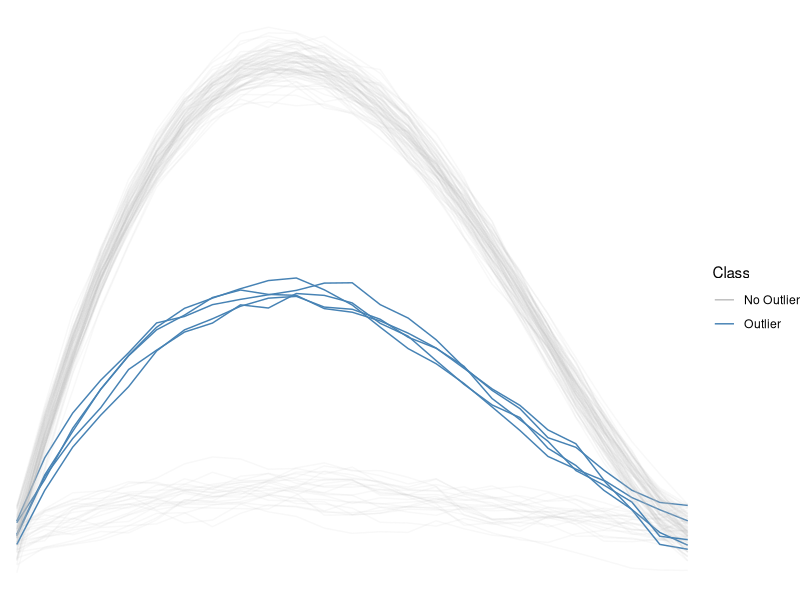
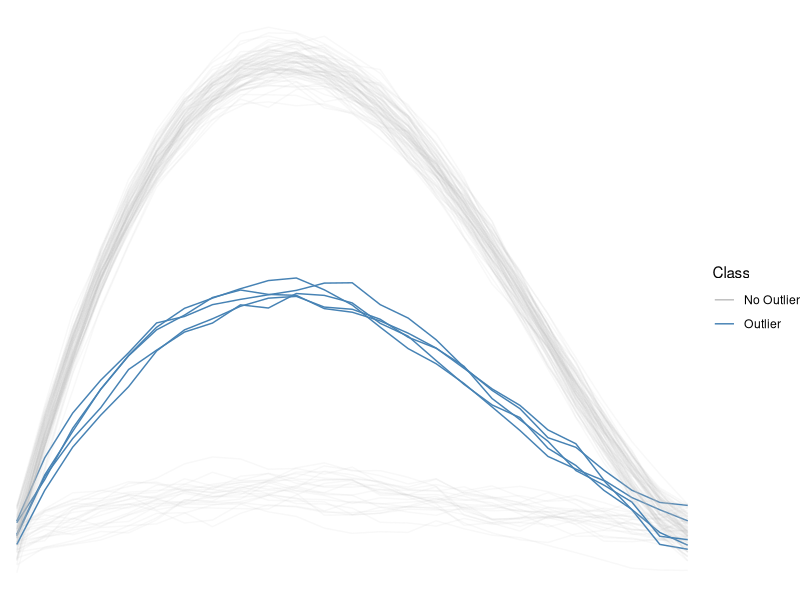
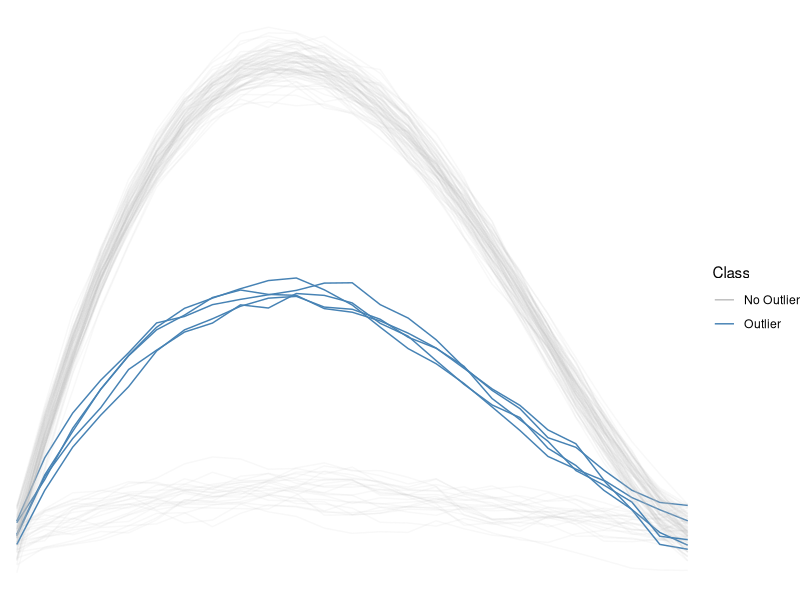
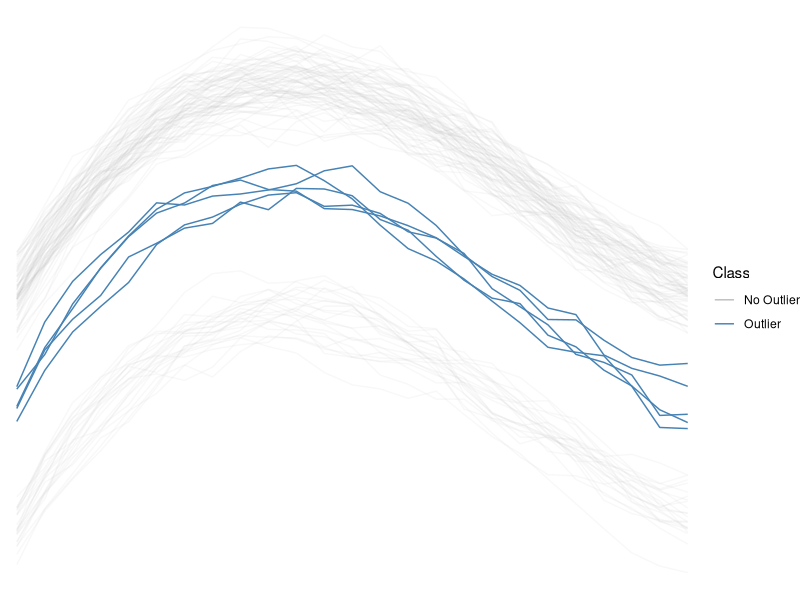
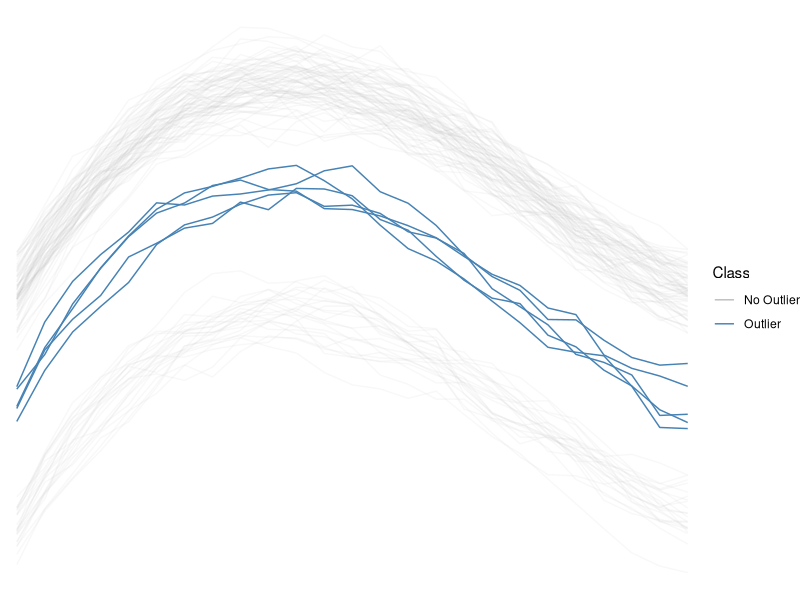
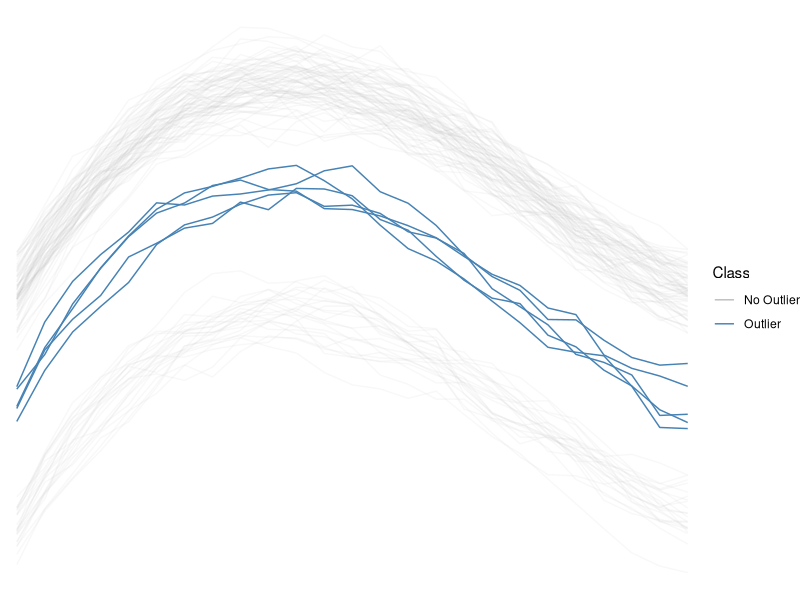
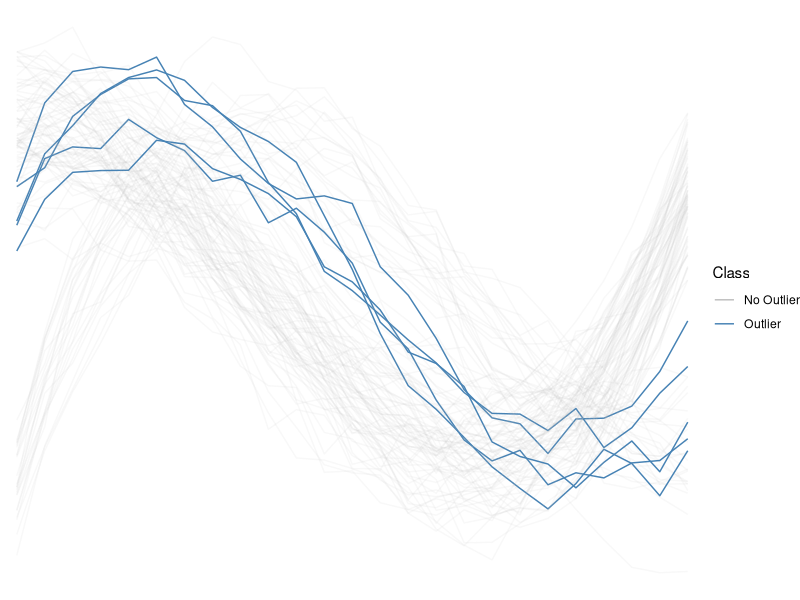
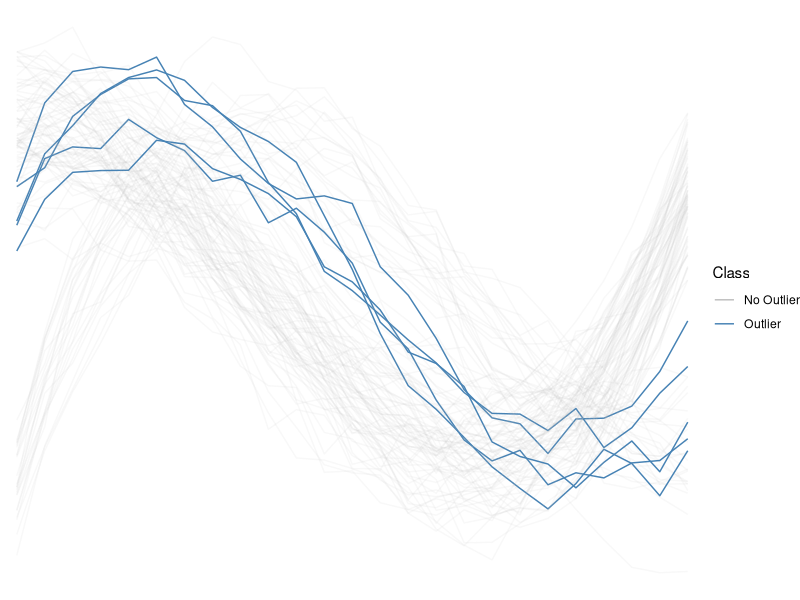

Reproduce these figures in R, in order.
## ---- chunk 1
knitr::opts_chunk$set(echo = TRUE)
## ---- chunk 2
library(tidyverse)
library(reshape2)
library(ggplot2)
## ---- chunk 3
plot_example <- function(y, out, n, type) {
    data = t(y)

    y_labels = rep(0, n)
    y_labels[out] = 1
    
    p_data <- as_tibble(data) %>% add_column(class = y_labels, .before = T) %>% rownames_to_column(var = "id")
    p_values <- as.matrix(p_data[c(-1, -2)])
    
    m_data <- p_data %>% melt(id.vars = c("id", "class"))
    
    g <- ggplot(m_data, aes(x=variable, y=value, group=id)) +
        geom_line(aes(color=factor(class),  alpha=class)) +
        labs(color='Class') +
        theme_void() +
            scale_colour_manual(values=c("gray", "steelblue"), labels=c("No Outlier", "Outlier")) +
        scale_alpha(guide = 'none')
    
    # use type var
    ggsave(file=paste("results/examples/", type, "-example.svg", sep = ""), plot=g, width=5, height=4)
    ggsave(file=paste("results/examples/", type, "-example.png", sep = ""), plot=g, width=5, height=4)
    ggsave(file=paste("results/examples/", type, "-example.pdf", sep = ""), plot=g, width=5, height=4)
    
    g
    
    
}
## ---- chunk 4
set.seed(1234)

out_rate <- .05
p <- 25
n <- 100
cl <- 0.25 #proportion of samples of each cluster (between 0 and 1)
t <- seq(0, 1, len = p)
d <- as.matrix(dist(t, upper = T, diag = T))

# Generate model
t.cov <- 0.3 * exp(-1 / 0.3 * d)  # covariance function in time
L <- chol(t.cov)  # Cholesky decomposition
mu <- 10 * t * (1 - t) ^ (3 / 2)

cluster = "multiple"

### Generate Data
if (cluster == "single") {
    e = matrix(rnorm(n * p), p, n)
    y = mu + t(L) %*% e
} else {
    # Generate model
    e = matrix(rnorm(n * p * cl), p, n * cl)
    y1 = mu + t(L) %*% e
    
    e = matrix(rnorm(n * p * (1 - cl)), p, n * (1 - cl))
    y2 = 10 * mu + t(L) %*% e
    
    y = cbind(y1, y2)
}

### Generate Outliers
out <- sort(sample(1:n, n * out_rate))
for (i in out) {
    e = rnorm(p)
    y[, i] = 5 * mu + t(L) %*% e
}

g <- plot_example(y, out, n, "amplitude")

## ---- chunk 5
set.seed(1234)

out_rate <- .05
p <- 25
n <- 100
cl <- 0.25 #proportion of samples of each cluster (between 0 and 1)
t <- seq(0, 1, len = p)
d <- as.matrix(dist(t, upper = T, diag = T))

# Generate model
t.cov <- 0.3 * exp(-1 / 0.3 * d)  # covariance function in time
L <- chol(t.cov)  # Cholesky decomposition
mu <- 30 * t * (1 - t) ^ (3 / 2)

cluster = "multiple"

### Generate Data
if (cluster == "single") {
    e = matrix(rnorm(n * p), p, n)
    y = mu + t(L) %*% e
} else {
    # Generate model
    e = matrix(rnorm(n * p * cl), p, n * cl)
    y1 = mu + t(L) %*% e
    
    e = matrix(rnorm(n * p * (1 - cl)), p, n * (1 - cl))
    y2 = 6 + mu + t(L) %*% e
    
    y = cbind(y1, y2)
}

### Generate Outliers
out <- sort(sample(1:n, n * out_rate))
for (i in out) {
    e = rnorm(p)
    y[, i] = 3 + mu + t(L) %*% e
}

g <- plot_example(y, out, n, "shift")

## ---- chunk 6
set.seed(1234)

out_rate <- .05
p <- 25
n <- 100
cl <- 0.25 #proportion of samples of each cluster (between 0 and 1)
t <- seq(0, 1, len = p)
d <- as.matrix(dist(t, upper = T, diag = T))

# Generate model
t.cov <- 0.3 * exp(-1 / 0.3 * d)  # covariance function in time
L <- chol(t.cov)  # Cholesky decomposition
mu <- 30 * t * (1 - t) ^ 2

cluster = "multiple"

### Generate Data
if (cluster == "single") {
    e = matrix(rnorm(n * p), p, n)
    y = mu + t(L) %*% e
} else {
    # Generate model
    e = matrix(rnorm(n * p * cl), p, n * cl)
    y1 = mu + t(L) %*% e
    
    e = matrix(rnorm(n * p * (1 - cl)), p, n * (1 - cl))
    t2 <- t + 0.3
    mu2 <- 30 * t2 * (1 - t2) ^ 2
    
    y2 = mu2 + t(L) %*% e
    
    y = cbind(y1, y2)
}

### Generate Outliers
out <- sort(sample(1:n, n * out_rate))
for (i in out) {
    e = rnorm(p)
    t3 <- t + 0.15
    mu3 <- 30 * t3 * (1 - t3) ^ 2
    y[, i] = mu3 + t(L) %*% e
}


g <- plot_example(y, out, n, "shift-h")


## ---- chunk 7
set.seed(1234)

out_rate <- .05
p <- 25
n <- 100
cl <- 0.25 #proportion of samples of each cluster (between 0 and 1)
t <- seq(0, 1, len = p)
d <- as.matrix(dist(t, upper = T, diag = T))

# Generate model
t.cov <- 0.3 * exp(-1 / 0.3 * d)  # covariance function in time
L <- chol(t.cov)  # Cholesky decomposition
mu <- 30 * t * (1 - t) ^ (3 / 2)

cluster = "multiple"

### Generate Data
e = matrix(rnorm(n * p), p, n)
y = mu + t(L) %*% e

iso_interval = seq(-2, 2, .5)

if (cluster == "multiple") {
    ind = sample(1:(n/2), n * cl)
    for (i in ind) {
        y[, i] = y[, i] + 15 * c(rep(0, p - length(iso_interval)), dnorm(iso_interval))
    }
}

### Generate Outliers
out<-sample((n/2):n, n * out_rate)
for (i in out){
    y[,i] =  y[, i] + 10 * c(dnorm(iso_interval), rep(0, p - length(iso_interval)))
}
        
g <- plot_example(y, out, n, "isolated")

## ---- chunk 8
set.seed(1234)

out_rate <- .05
p <- 25
n <- 100
cl <- 0.25 #proportion of samples of each cluster (between 0 and 1)
t <- seq(0, 1, len = p)
d <- as.matrix(dist(t, upper = T, diag = T))

# Generate model
t.cov <- 0.3 * exp(-1 / 0.3 * d)  # covariance function in time
L <- chol(t.cov)  # Cholesky decomposition
mu <- 30 * t * (1 - t) ^ (3 / 2)

cluster = "multiple"

### Generate Data
e = matrix(rnorm(n * p), p, n)
y = mu + t(L) %*% e

iso_interval = seq(-2, 2, .5)

if (cluster == "multiple") {
    n_2 <- ceiling(n * cl)
    mu_2 <- 10 * t^(1/3) * (1 - t)^(3)
    e_2 = matrix(rnorm(n_2 * p), p, n_2) / 2
    y_2 = mu_2 + t(L) %*% e_2
    y[, 1:n_2] = y_2
}

### Generate Outliers
out<-sample((n/2):n, n * out_rate)
for (i in out){
    mu = 15 * t^2 * (1-t)^2
    y[,i] =  mu + t(L) %*% (rnorm(p) / 2)
}

g <- plot_example(y, out, n, "shape")


